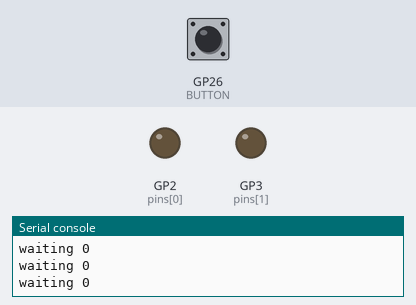
Bench run of a program on a simulated Raspberry Pi Pico running MicroPython. On the bench: output pins drawn as LEDs (lit = HIGH), the last lines printed to the serial console. The test bench sets the inputs (shaded band); at power-on: GP26 (BUTTON) LOW.

Above: at 1.3 s.
1.4 s: GP26 (BUTTON) pulled HIGH for 0.15 s
At 3.4 s:
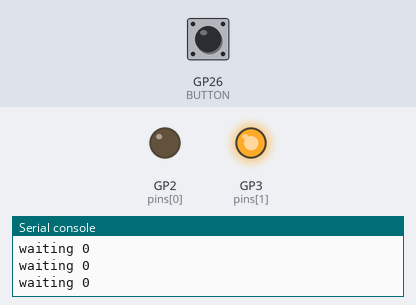
3.7 s: GP26 (BUTTON) pulled HIGH for 1 s
At 4.41 s:
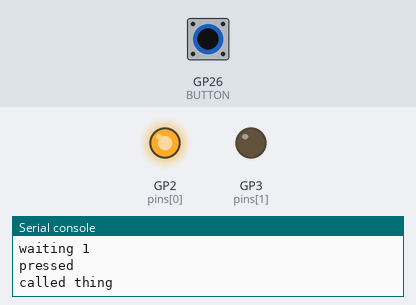
6.9 s: GP26 (BUTTON) pulled HIGH for 3.2 s
At 7.37 s:
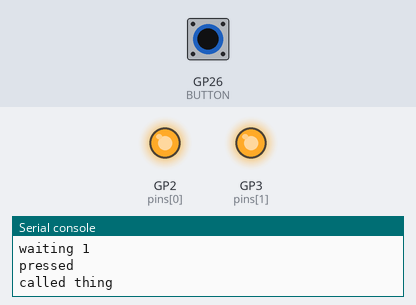
Timing chart, 0 to 11.9 s (numbered marks = the images above; inputs shaded):
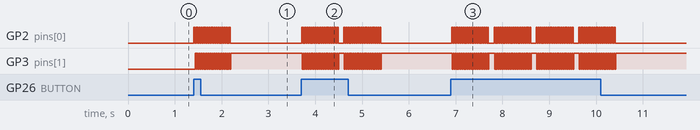

Measured:
- after the input at 1.4 s, GP2 (pins[0]): alternates HIGH for 0.02 s and LOW for 0.02 s, 40 changes in all, then stays LOW, starting at once; GP3 (pins[1]): alternates HIGH for 0.02 s and LOW for 0.02 s, 39 changes in all, then stays HIGH, starting at once
- after the input at 3.7 s, GP2 (pins[0]): goes 19 × (HIGH 0.02 s, LOW 0.02 s), HIGH 0.02 s, LOW 0.12 s, 19 × (HIGH 0.02 s, LOW 0.02 s), HIGH 0.02 s, then LOW, starting at once; GP3 (pins[1]): goes 19 × (LOW 0.02 s, HIGH 0.02 s), LOW 0.02 s, HIGH 0.12 s, 19 × (LOW 0.02 s, HIGH 0.02 s), LOW 0.02 s, then HIGH, starting at once
- after the input at 6.9 s, GP2 (pins[0]): LOW → HIGH at once, then repeats every 0.90 s: HIGH 0.02 s, LOW 0.12 s, 19 × (HIGH 0.02 s, LOW 0.02 s); GP3 (pins[1]): HIGH → LOW at once, then repeats every 0.90 s: LOW 0.02 s, HIGH 0.12 s, 19 × (LOW 0.02 s, HIGH 0.02 s)

The program:

hint.py
```python
from machine import Pin
import utime

def movethething():
  print("called thing")
  for x in range(0,20):
    for step in step_sequence:
      for i in range(len(pins)):
        pins[i].value(step[i])
        utime.sleep(0.01)

utime.sleep(0.1) # Wait for USB to become ready


# Define pins
pins = [
  Pin(2, Pin.OUT),
  Pin(3, Pin.OUT),
]
BUTTON = Pin(26, Pin.IN,Pin.PULL_DOWN)

# Create a sequence
step_sequence = [
  [1,0],
  [0,1],
]

# Use loops to set pins in sequence
while True:
  print("waiting", BUTTON.value())
  if BUTTON.value() == 1:
    print("pressed")
    movethething()
  utime.sleep(0.1)
```
